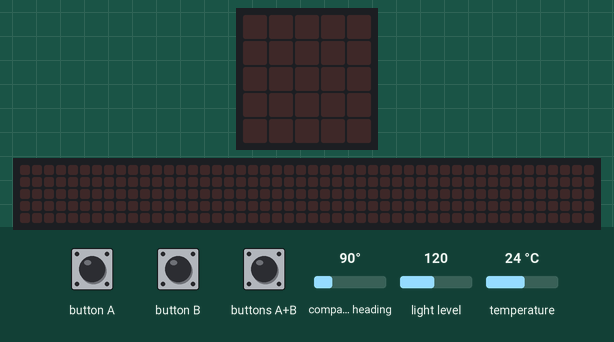
A program run on a simulated BBC micro:bit (MakeCode). Parts: the board's 5×5 LED display, a strip that is not on the board, showing the scrolling text unrolled. Inputs (shaded band) come from the test bench; at power-on: compass heading 90°, light level 120, temperature 24 °C. The 48×5 strip is a reading aid, not a part: it shows the text the display is scrolling, unrolled, one strip-width of it at a time; the compass is already calibrated.

Above: at 1.2 s.
1.3 s: button A pressed for 0.15 s
At 3.92 s:
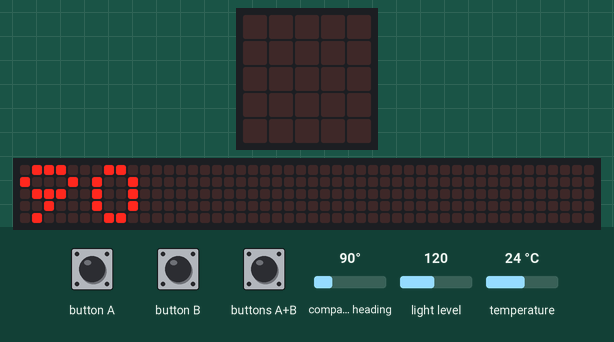
4.3 s: button B pressed for 0.15 s
At 7.0 s:
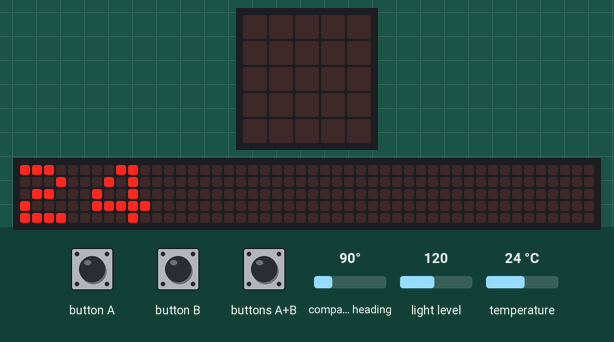
7.3 s: buttons A+B pressed for 0.15 s
At 7.6 s:
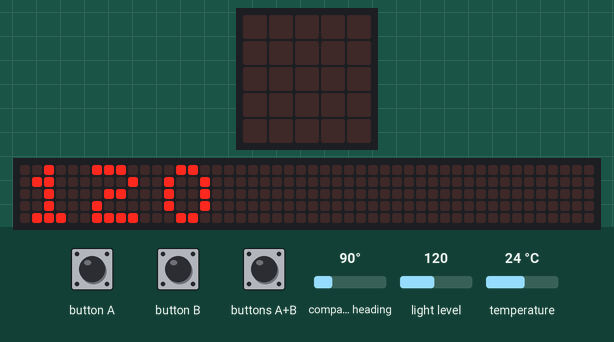
10.3 s: buttons A+B pressed for 1 s
At 11.67 s:
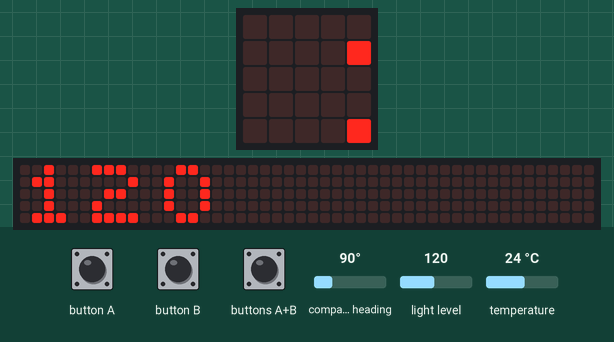

Measured:
- after the input at 1.3 s, the display: changes after 0.15 s (image 1)
- after the input at 4.3 s, the display: changes after 0.15 s (image 2)
- after the input at 7.3 s, the display: changes after 0.15 s (image 3)
- what the display in image 1 shows lasts 0.5 s, from 3.7 s to 4.2 s

The program:

main.ts
```typescript
input.onButtonPressed(Button.A, function () {
    basic.showNumber(input.compassHeading())
})
input.onButtonPressed(Button.AB, function () {
    basic.showNumber(input.lightLevel())
})
input.onButtonPressed(Button.B, function () {
    basic.showNumber(input.temperature())
})
```

test.ts
```typescript
// tests gaan hier; deze zal niet worden gecompileerd wanneer dit pakket wordt gebruikt als extensie.
```
